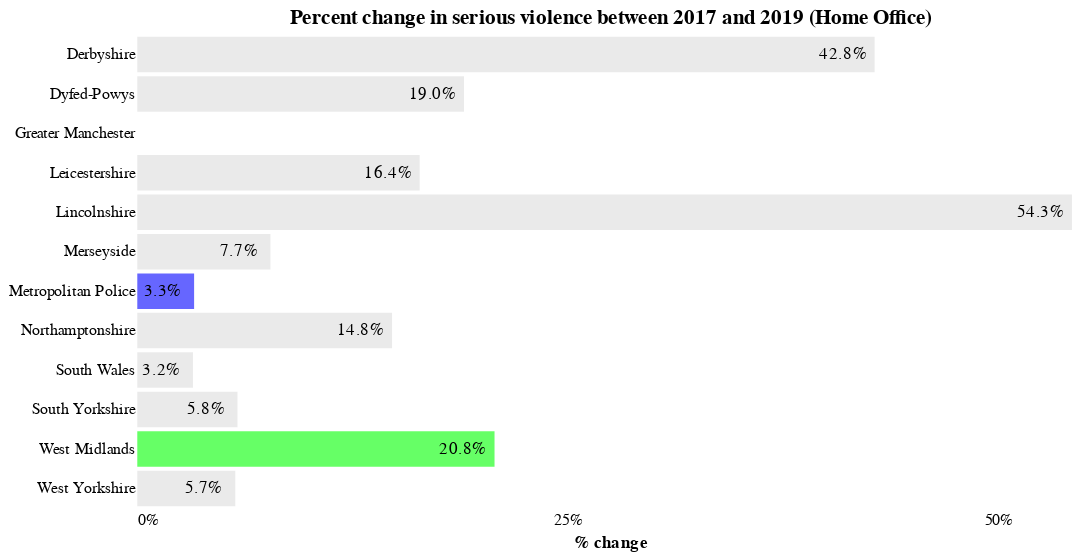

Notebook code cell kept with this figure:
### Code cell
bars = alt.Chart(police_force_crime_wide[['force_name', 'pct_change']], title='Percent change in serious violence between 2017 and 2019 (Home Office)').mark_bar(opacity=0.6, color='firebrick').encode(
    x=alt.X('pct_change:Q', axis=alt.Axis(title='% change', ticks=False, values=[0, 0.25, 0.5, 1.0], format=',.0%')),
    y=alt.Y('force_name:N', axis=alt.Axis(title=None, ticks=False), sort='-x'),
    color=alt.Color('force_name:N', scale=alt.Scale(domain=dom, range=rng), legend=None)
)

text = alt.Chart(police_force_crime_wide[['force_name', 'pct_change']]).mark_text(
    align='center',
    baseline='middle',
    color='black',
    dx=-20  # Nudges text to right so it doesn't appear on top of the bar
).encode(
    x=alt.X('pct_change:Q', axis=alt.Axis(title='% change', ticks=False)),
    y=alt.Y('force_name:N', axis=alt.Axis(title=None, ticks=False), sort='-x'),
    text=alt.Text('pct_change:Q', format=',.1%')
)

(bars + text).configure_axis(
    grid=False,
    domain=False
).configure_view(
    strokeWidth=0).properties(height=300, width=600)

### Figure 1 — Vega-Lite specification as saved in the notebook (floating-point values rounded to 4 significant figures)
{"config": {"view": {"continuousWidth": 400, "continuousHeight": 300, "strokeWidth": 0}, "axis": {"domain": false, "grid": false}}, "layer": [{"data": {"name": "data-5f4754e5194dbc61e2d740adcabf9cd2"}, "mark": {"type": "bar", "color": "firebrick", "opacity": 0.6}, "encoding": {"color": {"type": "nominal", "field": "force_name", "legend": null, "scale": {"domain": ["Metropolitan Police", "West Midlands", "Greater Manchester", "Merseyside", "Derbyshire", "Dyfed-Powys", "Leicestershire", "Lincolnshire", "Northamptonshire", "South Wales", "South Yorkshire", "West Yorkshire"], "range": ["rgb(0,0,255)", "rgb(0,255,0)", "rgb(255,0,0)", "rgb(220,220,220)", "rgb(220,220,220)", "rgb(220,220,220)", "rgb(220,220,220)", "rgb(220,220,220)", "rgb(220,220,220)", "rgb(220,220,220)", "rgb(220,220,220)", "rgb(220,220,220)"]}}, "x": {"type": "quantitative", "axis": {"format": ",.0%", "ticks": false, "title": "% change", "values": [0, 0.25, 0.5, 1.0]}, "field": "pct_change"}, "y": {"type": "nominal", "axis": {"ticks": false, "title": null}, "field": "force_name", "sort": "-x"}}, "title": "Percent change in serious violence between 2017 and 2019 (Home Office)"}, {"data": {"name": "data-5f4754e5194dbc61e2d740adcabf9cd2"}, "mark": {"type": "text", "align": "center", "baseline": "middle", "color": "black", "dx": -20}, "encoding": {"text": {"type": "quantitative", "field": "pct_change", "format": ",.1%"}, "x": {"type": "quantitative", "axis": {"ticks": false, "title": "% change"}, "field": "pct_change"}, "y": {"type": "nominal", "axis": {"ticks": false, "title": null}, "field": "force_name", "sort": "-x"}}}], "height": 300, "width": 600, "$schema": "https://vega.github.io/schema/vega-lite/v4.8.1.json", "datasets": {"data-5f4754e5194dbc61e2d740adcabf9cd2": [{"force_name": "Derbyshire", "pct_change": 0.4283}, {"force_name": "Dyfed-Powys", "pct_change": 0.1898}, {"force_name": "Greater Manchester", "pct_change": null}, {"force_name": "Leicestershire", "pct_change": 0.164}, {"force_name": "Lincolnshire", "pct_change": 0.5429}, {"force_name": "Merseyside", "pct_change": 0.07735}, {"force_name": "Metropolitan Police", "pct_change": 0.03301}, {"force_name": "Northamptonshire", "pct_change": 0.148}, {"force_name": "South Wales", "pct_change": 0.03234}, {"force_name": "South Yorkshire", "pct_change": 0.0582}, {"force_name": "West Midlands", "pct_change": 0.2075}, {"force_name": "West Yorkshire", "pct_change": 0.05693}]}}
